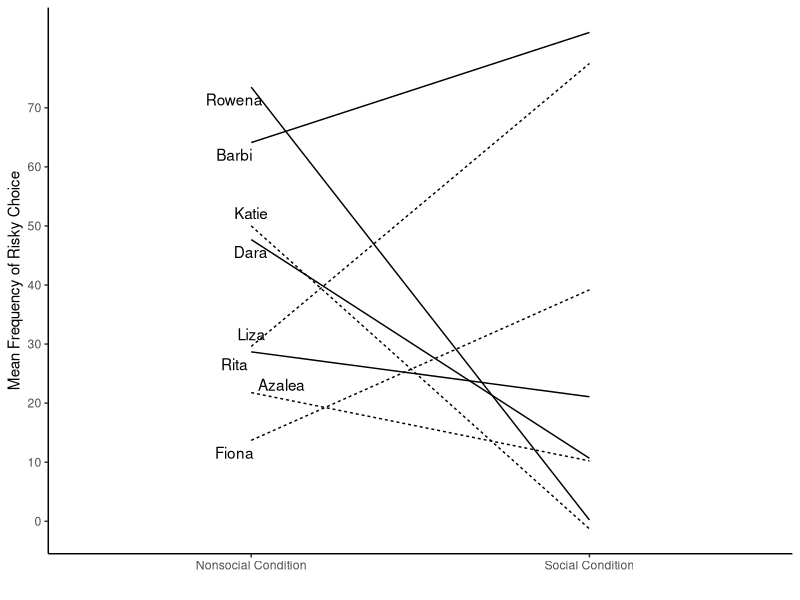
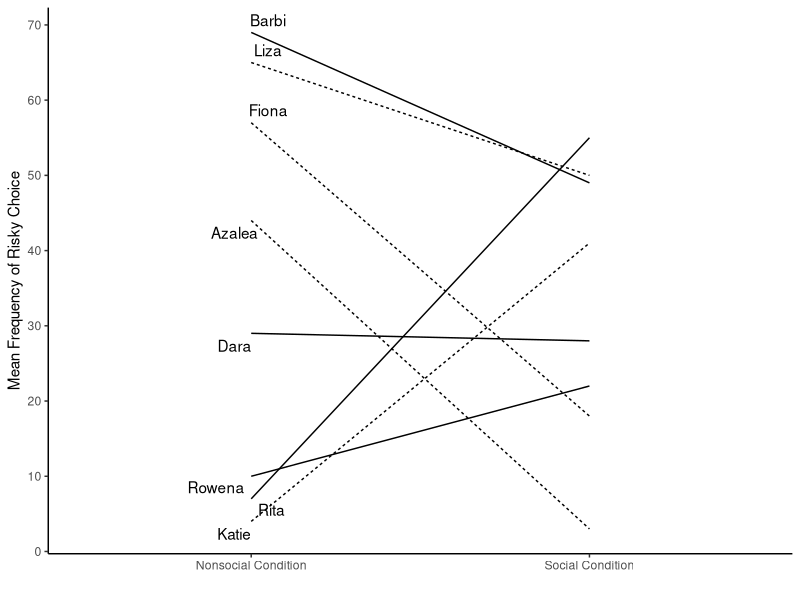
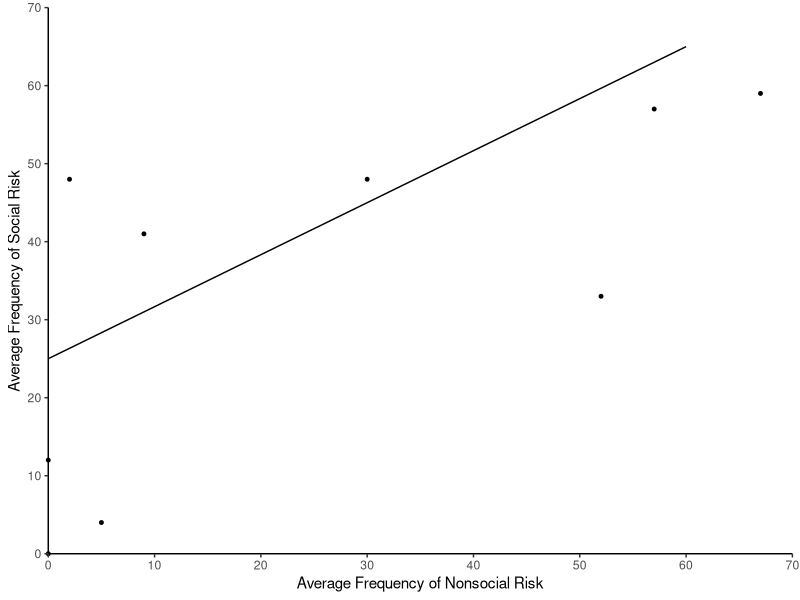
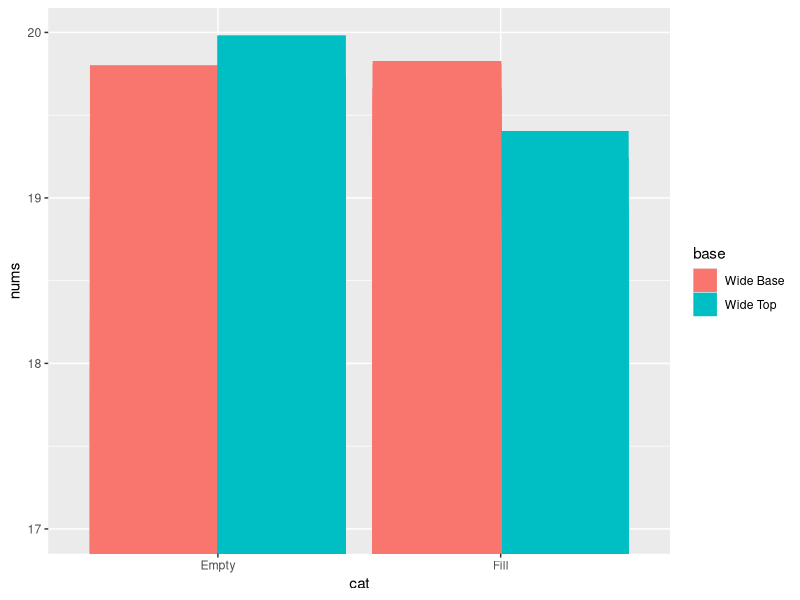

Write the R code that produced these figures, in order.
## ---- chunk 1
knitr::opts_chunk$set(echo = TRUE)
## ---- chunk 2
#loading library to enable visualization of ggplot function use
library(ggplot2)
library(ggrepel)
## ---- chunk 3

names<-rep(c("Dara","Rita","Liza", "Azalea", "Barbi","Rowena","Katie","Fiona"), each=2)
lnames<-c("","Dara","","Rita","","Liza", "","Azalea", "","Barbi","","Rowena","","Katie","","Fiona")
mean_frequency<-rnorm(16,45,25)
condition<-rep(c("Social Condition","Nonsocial Condition"),8)
adversity<-rep(c("Adverse","Not_Adverse"),times=c(4,4))

plot_df<-data.frame(names,mean_frequency,adversity,condition)

#print(plot_df)

b<-ggplot(plot_df, aes(condition,mean_frequency,group=names,linetype=adversity))+geom_line()+geom_text_repel(label=lnames, position = "nudge")+theme_classic()

b+labs(x="",y="Mean Frequency of Risky Choice")+theme(legend.position = "none")+scale_y_continuous(breaks = pretty(0:70,n=7))
## ---- chunk 4

names<-rep(c("Dara","Rita","Liza", "Azalea", "Barbi","Rowena","Katie","Fiona"), each=2)
lnames<-c("","Dara","","Rita","","Liza", "","Azalea", "","Barbi","","Rowena","","Katie","","Fiona")
mean_frequency<-floor(runif(16,0,70))
condition<-rep(c("Social Condition","Nonsocial Condition"),8)
adversity<-rep(c("Adverse","Not_Adverse"),times=c(4,4))

plot_df<-data.frame(names,mean_frequency,adversity,condition)

#print(plot_df)

a<-ggplot(plot_df, aes(condition,mean_frequency,group=names,linetype=adversity))+geom_line()+geom_text_repel(label=lnames, position = "nudge")+theme_classic()

a+theme(legend.position = "none")+labs(x="",y="Mean Frequency of Risky Choice")+theme(legend.position = "none")+scale_y_continuous(breaks = pretty(0:70,n=7))
## ---- chunk 5
avg_nonsoc<-c(0,60)
avg_soc<-c(25,65)
ad_avg_nonsoc<-c(0,0,2,5,9,30,52,57,67)
ad_avg_soc<-c(0,12,48,4,41,48,33,57,59)
plot_da<-data.frame(avg_nonsoc,avg_soc)
plot_db<-data.frame(ad_avg_nonsoc,ad_avg_soc)

c<-ggplot(plot_da)+geom_line(mapping = aes(avg_nonsoc,avg_soc))+geom_point(data =plot_db ,x=ad_avg_nonsoc,y=ad_avg_soc, size=1)+theme_classic()+coord_cartesian(xlim = c(0,70),ylim = c(0,70),clip = "off")


c+labs(x="Average Frequency of Nonsocial Risk",y="Average Frequency of Social Risk")+scale_x_continuous(expand = c(0,0),breaks = pretty(0:70,n=7))+scale_y_continuous(expand = c(0,0),breaks = pretty(0:70,n=7))
## ---- chunk 6
nums<-runif(100,17,20)
cat<-as.factor(rep(c("Fill","Empty"),each=15,len=100))
base<-as.factor(rep(c("Wide Base","Wide Top"),each=45,len=100))
plot_dd<-data.frame(nums,cat,base)

ggplot(plot_dd,aes(cat,nums,group=base,color=base,fill=base))+geom_bar(stat = "identity",position = "dodge")+coord_cartesian(ylim = c(17,20))
